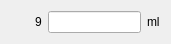
    <widget class="QWidget" name="layoutWidget">
     <property name="geometry">
      <rect>
       <x>20</x>
       <y>419</y>
       <width>171</width>
       <height>41</height>
      </rect>
     </property>
     <layout class="QGridLayout" name="gridLayout_13">
      <item row="2" column="2">
       <spacer name="verticalSpacer_33">
        <property name="orientation">
         <enum>Qt::Vertical</enum>
        </property>
        <property name="sizeHint" stdset="0">
         <size>
          <width>20</width>
          <height>40</height>
         </size>
        </property>
       </spacer>
      </item>
      <item row="0" column="2">
       <spacer name="verticalSpacer_32">
        <property name="orientation">
         <enum>Qt::Vertical</enum>
        </property>
        <property name="sizeHint" stdset="0">
         <size>
          <width>20</width>
          <height>40</height>
         </size>
        </property>
       </spacer>
      </item>
      <item row="1" column="2">
       <widget class="QLineEdit" name="leFlowDisplay_9">
        <property name="text">
         <string/>
        </property>
       </widget>
      </item>
      <item row="1" column="3">
       <widget class="QLabel" name="label_26">
        <property name="text">
         <string>ml</string>
        </property>
       </widget>
      </item>
      <item row="1" column="1">
       <widget class="QLabel" name="lb9">
        <property name="text">
         <string>9</string>
        </property>
       </widget>
      </item>
      <item row="1" column="0">
       <spacer name="horizontalSpacer_18">
        <property name="orientation">
         <enum>Qt::Horizontal</enum>
        </property>
        <property name="sizeHint" stdset="0">
         <size>
          <width>40</width>
          <height>20</height>
         </size>
        </property>
       </spacer>
      </item>
     </layout>
    </widget>
